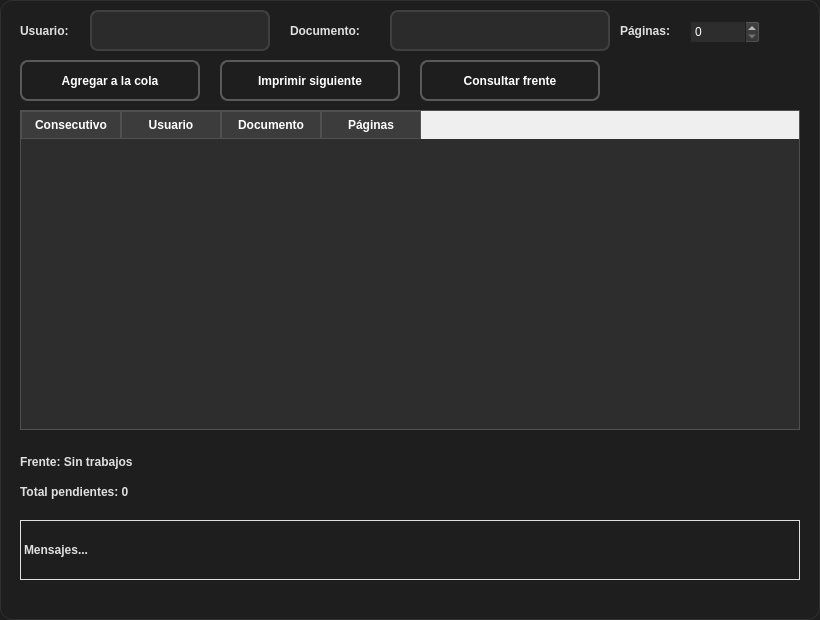
<?xml version="1.0" encoding="UTF-8"?>
<ui version="4.0">
 <class>DialogImpresion</class>
 <widget class="QDialog" name="DialogImpresion">
  <property name="geometry">
   <rect>
    <x>0</x>
    <y>0</y>
    <width>820</width>
    <height>620</height>
   </rect>
  </property>
  <property name="windowTitle">
   <string>Cola de Impresión</string>
  </property>
  <property name="styleSheet">
   <string notr="true">/* ========================= VENTANA PRINCIPAL ========================= */ QDialog { background-color: #1e1e1e; border: 1px solid #303030; border-radius: 12px; font-family: &quot;Segoe UI&quot;; color: #f0f0f0; } /* ========================= ETIQUETAS ========================= */ QLabel { color: #e0e0e0; font-weight: 500; background: transparent; } /* ========================= CAJAS DE TEXTO ========================= */ QLineEdit { background-color: #2b2b2b; color: #ffffff; border: 2px solid #404040; border-radius: 8px; padding: 8px; selection-background-color: #3d8bfd; } QLineEdit:focus { border: 2px solid #3d8bfd; background-color: #333333; } QLineEdit:disabled { background-color: #252525; color: #808080; } /* ========================= BOTONES ========================= */ QPushButton { background-color: transparent; color: white; border: 2px solid #5a5a5a; border-radius: 8px; padding: 8px 14px; font-weight: bold; } QPushButton:hover { background-color: #333333; } QPushButton:pressed { background-color: #252525; } /* ========================= TOOLTIP ========================= */ QToolTip { background-color: #2b2b2b; color: white; border: 1px solid #3d8bfd; padding: 5px; }/* ========================= VENTANA PRINCIPAL ========================= */ QDialog { background-color: #1e1e1e; border: 1px solid #303030; border-radius: 12px; font-family: &quot;Segoe UI&quot;; color: #f0f0f0; } /* ========================= ETIQUETAS ========================= */ QLabel { color: #e0e0e0; font-weight: 500; background: transparent; } /* ========================= CAJAS DE TEXTO ========================= */ QLineEdit { background-color: #2b2b2b; color: #ffffff; border: 2px solid #404040; border-radius: 8px; padding: 8px; selection-background-color: #3d8bfd; } QLineEdit:focus { border: 2px solid #3d8bfd; background-color: #333333; } QLineEdit:disabled { background-color: #252525; color: #808080; } /* ========================= BOTONES ========================= */ QPushButton { background-color: transparent; color: white; border: 2px solid #5a5a5a; border-radius: 8px; padding: 8px 14px; font-weight: bold; } QPushButton:hover { background-color: #333333; } QPushButton:pressed { background-color: #252525; } /* ========================= TOOLTIP ========================= */ QToolTip { background-color: #2b2b2b; color: white; border: 1px solid #3d8bfd; padding: 5px; } QTableWidget{ background-color: rgb(45,45,45); color: white; border: 1px solid rgb(80,80,80); gridline-color: rgb(80,80,80); selection-background-color: rgb(0,120,215); selection-color: white; } QHeaderView::section{ background-color: rgb(60,60,60); color: white; border: 1px solid rgb(80,80,80); padding: 4px; font-weight: bold; } QTableCornerButton::section{ background-color: rgb(60,60,60); border: 1px solid rgb(80,80,80); } QSpinBox{ background-color: rgb(45,45,45); color:white; } QSpinBox QLineEdit{ background-color: rgb(45,45,45); color:white; }</string>
  </property>
  <widget class="QLabel" name="labelUsuario">
   <property name="geometry">
    <rect>
     <x>20</x>
     <y>10</y>
     <width>60</width>
     <height>41</height>
    </rect>
   </property>
   <property name="font">
    <font>
     <pointsize>9</pointsize>
     <weight>62</weight>
     <bold>true</bold>
    </font>
   </property>
   <property name="text">
    <string>Usuario:</string>
   </property>
  </widget>
  <widget class="QLineEdit" name="txt_usuario">
   <property name="geometry">
    <rect>
     <x>90</x>
     <y>10</y>
     <width>180</width>
     <height>41</height>
    </rect>
   </property>
   <property name="font">
    <font>
     <pointsize>9</pointsize>
     <weight>75</weight>
     <bold>true</bold>
    </font>
   </property>
  </widget>
  <widget class="QLabel" name="labelDocumento">
   <property name="geometry">
    <rect>
     <x>290</x>
     <y>10</y>
     <width>91</width>
     <height>41</height>
    </rect>
   </property>
   <property name="font">
    <font>
     <pointsize>9</pointsize>
     <weight>62</weight>
     <bold>true</bold>
    </font>
   </property>
   <property name="text">
    <string>Documento:</string>
   </property>
  </widget>
  <widget class="QLineEdit" name="txt_documento">
   <property name="geometry">
    <rect>
     <x>390</x>
     <y>10</y>
     <width>220</width>
     <height>41</height>
    </rect>
   </property>
   <property name="font">
    <font>
     <pointsize>9</pointsize>
     <weight>75</weight>
     <bold>true</bold>
    </font>
   </property>
  </widget>
  <widget class="QLabel" name="labelPaginas">
   <property name="geometry">
    <rect>
     <x>620</x>
     <y>20</y>
     <width>60</width>
     <height>21</height>
    </rect>
   </property>
   <property name="text">
    <string>Páginas:</string>
   </property>
  </widget>
  <widget class="QSpinBox" name="spn_paginas">
   <property name="geometry">
    <rect>
     <x>690</x>
     <y>20</y>
     <width>70</width>
     <height>24</height>
    </rect>
   </property>
   <property name="minimum">
    <number>0</number>
   </property>
   <property name="maximum">
    <number>10000</number>
   </property>
  </widget>
  <widget class="QPushButton" name="btn_agregar">
   <property name="geometry">
    <rect>
     <x>20</x>
     <y>60</y>
     <width>180</width>
     <height>41</height>
    </rect>
   </property>
   <property name="text">
    <string>Agregar a la cola</string>
   </property>
  </widget>
  <widget class="QPushButton" name="btn_imprimir">
   <property name="geometry">
    <rect>
     <x>220</x>
     <y>60</y>
     <width>180</width>
     <height>41</height>
    </rect>
   </property>
   <property name="text">
    <string>Imprimir siguiente</string>
   </property>
  </widget>
  <widget class="QPushButton" name="btn_frente">
   <property name="geometry">
    <rect>
     <x>420</x>
     <y>60</y>
     <width>180</width>
     <height>41</height>
    </rect>
   </property>
   <property name="text">
    <string>Consultar frente</string>
   </property>
  </widget>
  <widget class="QTableWidget" name="tbl_trabajos">
   <property name="geometry">
    <rect>
     <x>20</x>
     <y>110</y>
     <width>780</width>
     <height>320</height>
    </rect>
   </property>
   <column>
    <property name="text">
     <string>Consecutivo</string>
    </property>
   </column>
   <column>
    <property name="text">
     <string>Usuario</string>
    </property>
   </column>
   <column>
    <property name="text">
     <string>Documento</string>
    </property>
   </column>
   <column>
    <property name="text">
     <string>Páginas</string>
    </property>
   </column>
  </widget>
  <widget class="QLabel" name="lbl_frente">
   <property name="geometry">
    <rect>
     <x>20</x>
     <y>450</y>
     <width>780</width>
     <height>24</height>
    </rect>
   </property>
   <property name="text">
    <string>Frente: Sin trabajos</string>
   </property>
  </widget>
  <widget class="QLabel" name="lbl_total">
   <property name="geometry">
    <rect>
     <x>20</x>
     <y>480</y>
     <width>250</width>
     <height>24</height>
    </rect>
   </property>
   <property name="text">
    <string>Total pendientes: 0</string>
   </property>
  </widget>
  <widget class="QLabel" name="lbl_mensaje">
   <property name="geometry">
    <rect>
     <x>20</x>
     <y>520</y>
     <width>780</width>
     <height>60</height>
    </rect>
   </property>
   <property name="frameShape">
    <enum>QFrame::Box</enum>
   </property>
   <property name="text">
    <string>Mensajes...</string>
   </property>
   <property name="wordWrap">
    <bool>true</bool>
   </property>
  </widget>
 </widget>
 <resources/>
 <connections/>
</ui>
